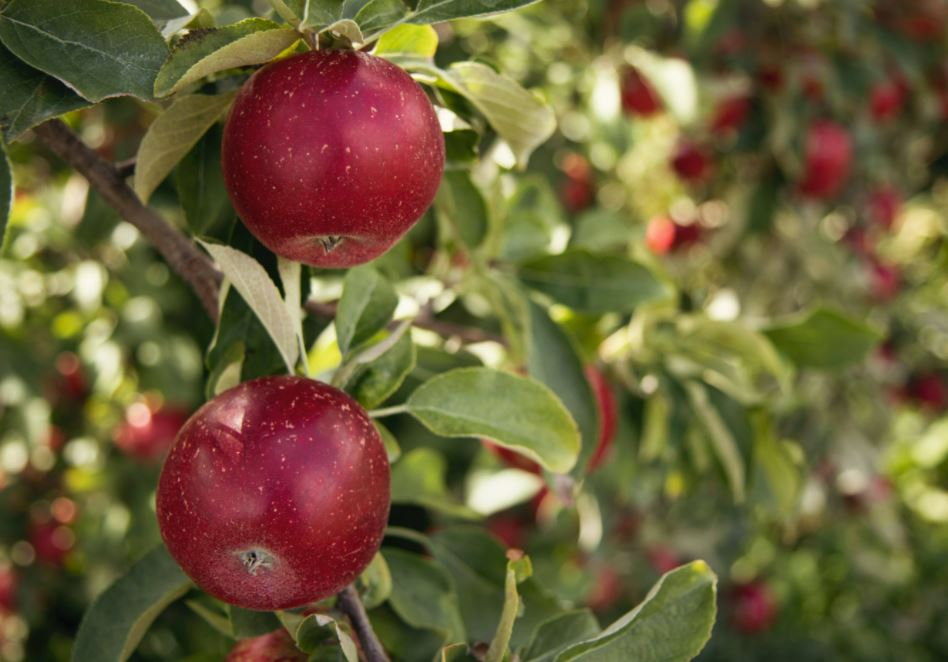
#> input picture OpenCV/Code/7_Other Picture Test/2_Match/apple_tree.jpg, 948 x 662 px
$ python match_plate.py
#> lines starting #> are read from the running program, lines starting #| are printed output that depends on the picture; after the words box and inside, x2 and y2 are one past the last pixel; in counts of white or black regions, pixels touching at a corner belong together
import cv2
import numpy as np
import matplotlib.pyplot as plt

img = cv2.imread('apple_tree.jpg')
#> img is the input picture: shape (662, 948, 3); mean B, G, R 57.8, 95.9, 109.2
plate = cv2.imread('apple.jpg')
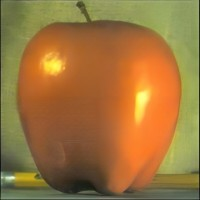
#> input picture OpenCV/Code/7_Other Picture Test/2_Match/apple.jpg, 200 x 200 px
#> plate is the input picture: shape (200, 200, 3); mean B, G, R 60.6, 116.7, 157.6

img_gray = cv2.cvtColor(img, cv2.COLOR_BGR2GRAY)
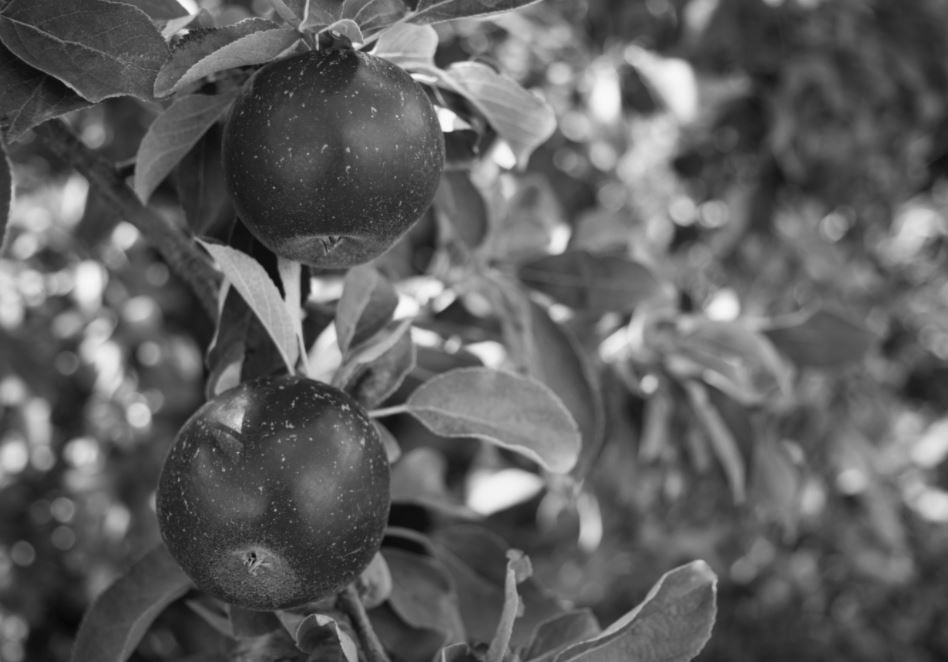
#> img_gray: shape (662, 948); min 6, max 253, mean 95.5
plate_gray = cv2.cvtColor(plate, cv2.COLOR_BGR2GRAY)
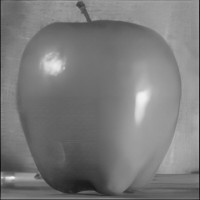
#> plate_gray: shape (200, 200); min 19, max 246, mean 122.6

w, h = plate_gray.shape[::-1]
#> w = 200; h = 200
methods = ['cv2.TM_CCOEFF', 'cv2.TM_CCOEFF_NORMED', 'cv2.TM_CCORR',
           'cv2.TM_CCORR_NORMED', 'cv2.TM_SQDIFF', 'cv2.TM_SQDIFF_NORMED']

for meth in methods:
    method = eval(meth)

    res = cv2.matchTemplate(img_gray, plate_gray, method)
    min_val, max_val, min_loc, max_loc = cv2.minMaxLoc(res)
    if method in [cv2.TM_SQDIFF, cv2.TM_SQDIFF_NORMED]:
        top_left = min_loc
    else:
        top_left = max_loc
    bottom_right = (top_left[0] + w, top_left[1]+h)
    cv2.rectangle(img, top_left, bottom_right, (255, 0, 0), 2)

    plt.subplot(121), plt.imshow(img, cmap='gray')
    plt.title('ERes Image'), plt.xticks([]), plt.yticks([])
    plt.suptitle(meth)
    plt.show()
#> this loop made 6 passes
#> (min_val, max_val, min_loc, top_left, bottom_right) on passes 1 to 4: (-35137952, 27665314, (583, 29), (341, 338), (541, 538)), (-0.485, 0.453, (583, 29), (341, 338), (541, 538)), (301245216, 730594048, (159, 65), (490, 52), (690, 252)), (0.794, 0.95, (76, 121), (720, 390), (920, 590))
#> (min_val, max_val, max_loc, top_left, bottom_right) on passes 5 to 6: (66092032, 250645888, (585, 25), (718, 362), (918, 562)), (0.105, 0.646, (154, 76), (502, 179), (702, 379))
#> pass 1, `res = cv2.matchTemplate(img_gray, plate_gray, method)`:
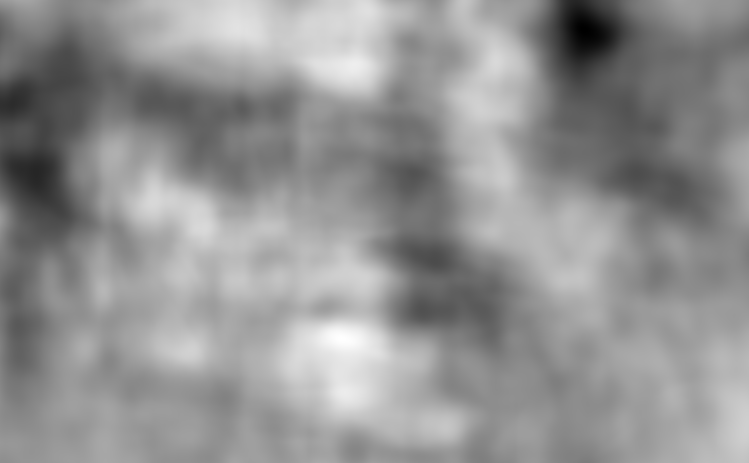
#> res: shape (463, 749) float32; min -35137952, max 27665314, mean 976688.2; drawn with min black and max white
#> pass 1, `plt.show()`:
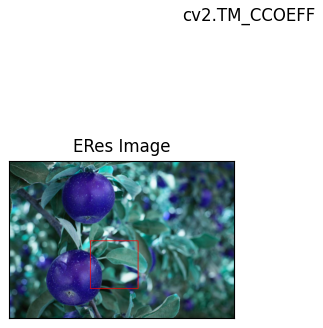
#> figure drawn by matplotlib, 1 panel; B, G, R data is drawn as R, G, B
#> after the loop:
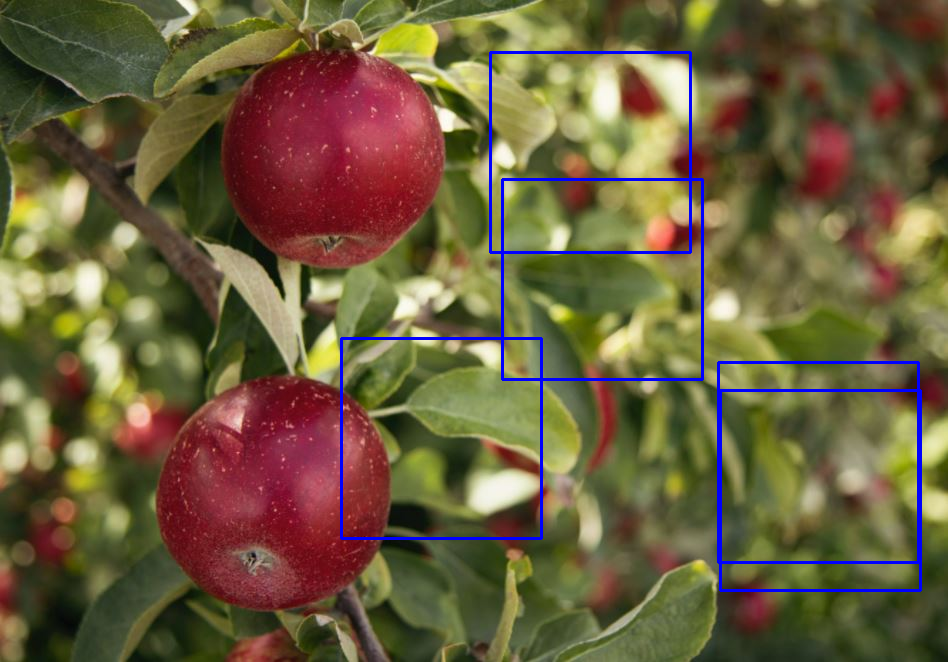
#> img: shape (662, 948, 3); 1.85% of pixels changed, all inside (x1, y1, x2, y2) = (340, 51, 922, 592)
#> after the loop:
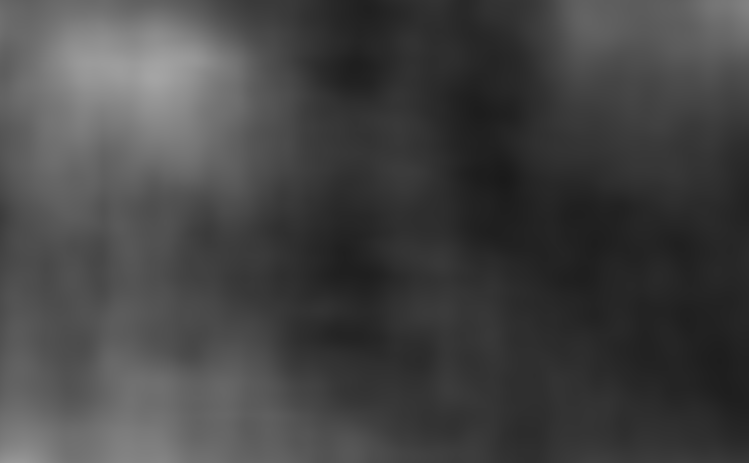
#> res: shape (463, 749) float32; min 0.105, max 0.646, mean 0.269
